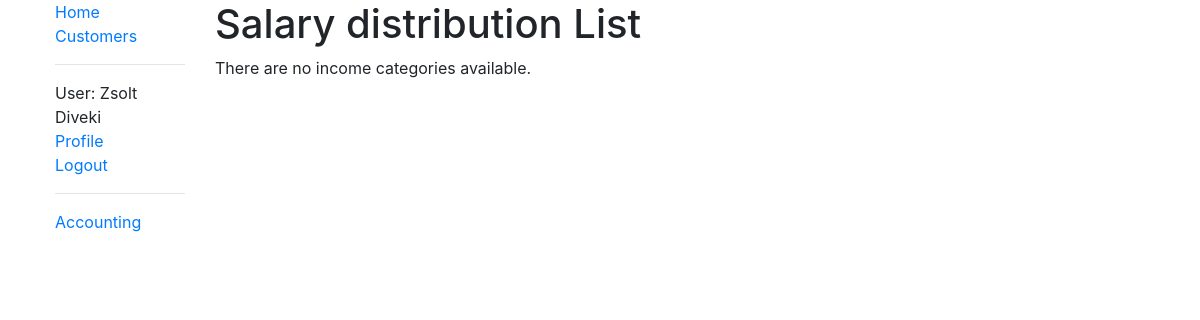
/accounting/salarydistribution/list/ (signed in), run on an earlier commit of the app's database.
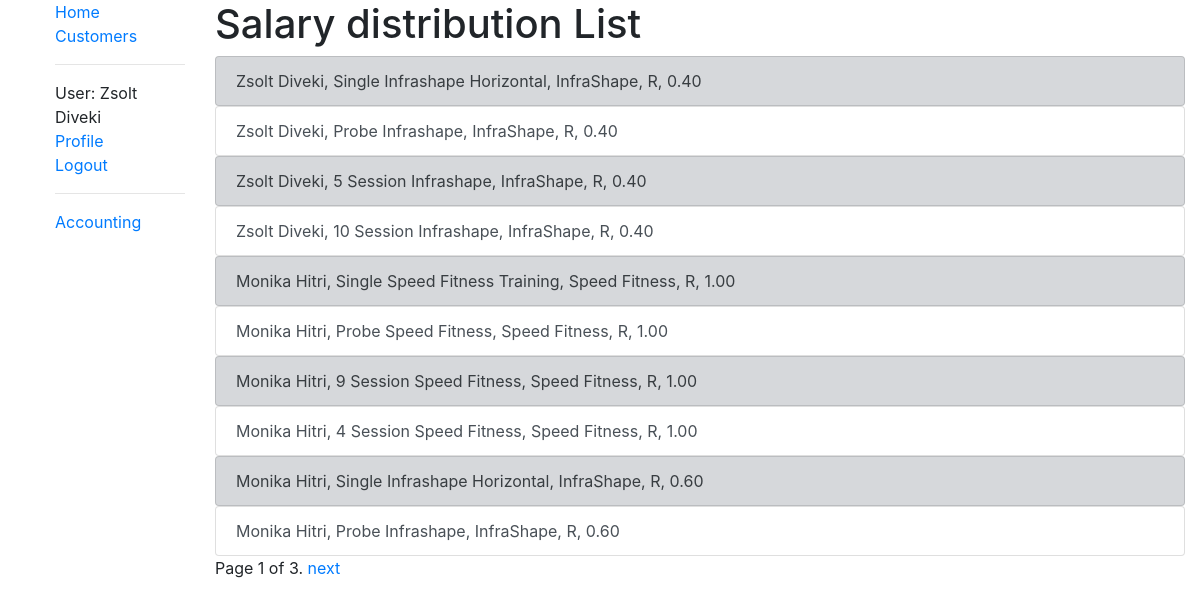
And on a later commit of the database.
### accounting/models.py (models this page shows, shortened)
class SalaryDistribution(models.Model):
    instructor = models.ForeignKey(User, on_delete=models.CASCADE)
    item = models.ForeignKey(IncomeCategories, on_delete=models.CASCADE)
    bonus = models.DecimalField(max_digits=8, decimal_places=2, blank=False, default=Decimal('0.00'))
    bonus_type_map = (
        ('F','Fixed'),
        ('R','Ratio'),
    )
    bonus_type = models.CharField(
        max_length=1,
        choices=bonus_type_map,
        blank=False,
        default='F',
    )
    class Meta:
        ordering = ['instructor', 'item']
    def __str__(self):
        return f'{self.instructor.get_full_name()}, {self.item.name}, {self.item.category_type.name}, {self.bonus_type}, {self.bonus}'

class IncomeCategories(models.Model):
    name = models.CharField(max_length=200, help_text='Enter a category name', blank=False)
    category_type = models.ForeignKey(CategoryType, on_delete=models.CASCADE, blank=False)
    unit_price = models.DecimalField(max_digits=8, decimal_places=2, blank=False)
    currency = models.CharField(max_length=3, help_text='Enter a currency code', blank=False)
    class Meta:
        ordering = ['category_type']
        permissions = (('can_see_all_financials', 'Show all financials'), ('can_see_own_financials', 'Show own financials'))

class CategoryType(models.Model):
    name = models.CharField(max_length=200, help_text='Enter a category type', blank=False)
    class Meta:
        permissions = (('can_see_all_financials', 'Show all financials'), ('can_see_own_financials', 'Show own financials'))

### accounting/views.py (the view)
# urls.py: path('salarydistribution/list/', views.SalaryDistributionListView.as_view(), name='salarydistribution_list'),
class SalaryDistributionListView(LoginRequiredMixin, PermissionRequiredMixin, generic.ListView):
    model = SalaryDistribution
    permission_required = 'accounting.can_see_all_financials'
    paginate_by = 10

### customers/models.py (called while the page is built)
    def get_absolute_url(self):
        return reverse('customers:person-detail', args=[str(self.slug)])

### accounting/templates/accounting/salarydistribution_list.html
{% extends "base_generic.html" %}
{% load crispy_forms_tags %}
{% block content %}
<h1>Salary distribution List</h1>
{% if salarydistribution_list %}
  {% for incomecategory in salarydistribution_list %}
    <ul class="list-group">
      <div class="list-group">
        {% if forloop.counter|divisibleby:2 %}
          <a href="{% url 'accounting:salarydistribution_update' incomecategory.id %}" class="list-group-item list-group-item-action">{{ incomecategory }}</a>
        {% else %}
          <a href="{% url 'accounting:salarydistribution_update' incomecategory.id %}" class="list-group-item list-group-item-secondary">{{ incomecategory }}</a>
        {% endif %}
      </div>
    </ul>
  {% endfor %}
{% else %}
  <p>There are no income categories available.</p>
{% endif %}
{% endblock %}

### templates/base_generic.html (shortened to what this page needs)
<!DOCTYPE html>
<html lang="en">
<head>
  <link rel="stylesheet" href="https://stackpath.bootstrapcdn.com/bootstrap/4.1.3/css/bootstrap.min.css">
  <link href="http://cdn.pydata.org/bokeh/release/bokeh-0.12.0.min.css" rel="stylesheet" type="text/css">
  <!-- {% load static %}
  <link rel="stylesheet" href="{% static 'css/styles.css' %}"> -->
</head>
<body>
  <div class="container-fluid">
    <div class="row">
      <div class="col-sm-2">
      {% block sidebar %}
        <ul class="sidebar-nav" style="list-style-type: none;">
          <li><a href="{% url 'index' %}">Home</a></li>
          <li><a href="{% url 'customers:customers-list' %}">Customers</a></li>
          <hr>
          {% if user.is_authenticated %}
            <li>User: {{user.get_full_name}}</li>
            <li><a href="{{ user.person.get_absolute_url}}">Profile</a></li>
            <li><a href="{% url 'logout' %}">Logout</a></li>
          {% else %}
            <li><a href="{% url 'login' %}">Login</a></li>
            <li><a href="{% url 'signup' %}">Sign Up</a></li>
          {% endif %}
          <hr>
          {% if perms.customers.can_see_own_financials %}
            <li><a href="{% url 'accounting:accounting' %}">Accounting</a></li>
          {% endif %}
        </ul>
     {% endblock %}
      </div>
      <div class="col-sm-10 ">{% block content %}{% endblock %}
        {% block pagination %}
        {% if is_paginated %}
          <div class="pagination">
            <span class="page-links">
              <span class="page-current">
                Page {{ page_obj.number }} of {{ page_obj.paginator.num_pages }}.
              </span>
              {% if page_obj.has_next %}
                <a href="{{ request.path }}?page={{ page_obj.next_page_number }} ">next</a>
              {% endif %}
            </span>
          </div>
        {% endif %}
      {% endblock %}
      </div>
    </div>
  </div>
</body>
</html>

What changed in the data, as far as the page shows it:
added SalaryDistribution: instructor+item+bonus_type "Zsolt Diveki, Single Infrashape Horizontal, InfraShape, R, 0.40"
added SalaryDistribution: instructor+item+bonus_type "Zsolt Diveki, Probe Infrashape, InfraShape, R, 0.40"
added SalaryDistribution: instructor+item+bonus_type "Zsolt Diveki, 5 Session Infrashape, InfraShape, R, 0.40"
added SalaryDistribution: instructor+item+bonus_type "Zsolt Diveki, 10 Session Infrashape, InfraShape, R, 0.40"
added SalaryDistribution: instructor+item+bonus_type "Monika Hitri, Single Speed Fitness Training, Speed Fitness, R, 1.00"
added SalaryDistribution: instructor+item+bonus_type "Monika Hitri, Probe Speed Fitness, Speed Fitness, R, 1.00"
added SalaryDistribution: instructor+item+bonus_type "Monika Hitri, 9 Session Speed Fitness, Speed Fitness, R, 1.00"
added SalaryDistribution: instructor+item+bonus_type "Monika Hitri, 4 Session Speed Fitness, Speed Fitness, R, 1.00"
added SalaryDistribution: instructor+item+bonus_type "Monika Hitri, Single Infrashape Horizontal, InfraShape, R, 0.60"
added SalaryDistribution: instructor+item+bonus_type "Monika Hitri, Probe Infrashape, InfraShape, R, 0.60"
Also different on the page:
{{ page_obj.number }}: (not shown) → "1"
{{ page_obj.paginator.num_pages }}: (not shown) → "3"
text no longer shown: "There are no income categories available."
text now shown: "Page of . next"
